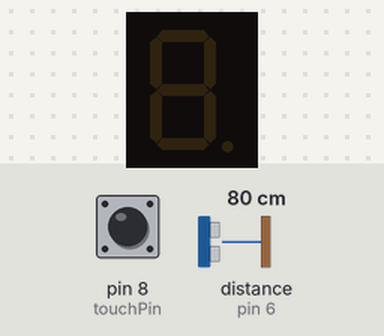
Recording of a sketch running on a simulated Arduino Uno, built with avr-gcc and run on an emulated ATmega328P. Shown: 1-digit seven-segment display. Wiring (inferred from the names in the program): 1-digit 7-segment display, segments lit when HIGH: segments pin 2, pin 3, pin 4, pin 5, pin 9, pin 10, pin 11, pin 12. Inputs (shaded band) come from the test bench; at power-on: pin 8 (touchPin) LOW, distance to the obstacle (sensor on pin 6) 80 cm. The echo pulse lasts 58.3 µs per cm; the segment pins are drawn as the display they are named for.

Above: at 1.2 s.
1.3 s: pin 8 (touchPin) pulled HIGH for 0.15 s
At 3.1 s:
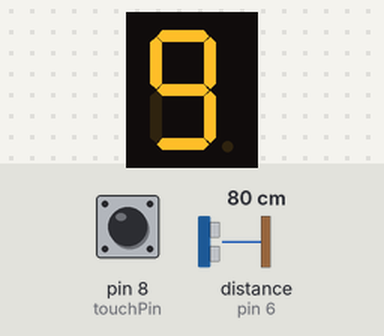
4.4 s: distance to the obstacle (sensor on pin 6) set to 12 cm
7.4 s: distance to the obstacle (sensor on pin 6) set to 9 cm
8.9 s: distance to the obstacle (sensor on pin 6) set to 18 cm
At 11.2 s:
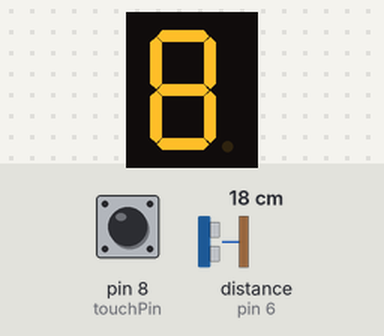
11.9 s: distance to the obstacle (sensor on pin 6) set to 2 cm
Timing chart, 0 to 14.4 s (numbered marks = the images above; inputs shaded):
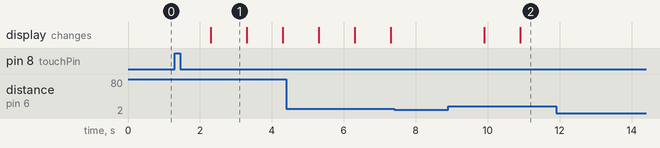

Measured:
- after the input at 1.3 s, the display: changes after 1.0 s (image 1)
- after the input at 7.4 s, every drawn part: stays the same
- after the input at 8.9 s, the display: first changes after 1.0 s (image 2 shows a later state)
- after the input at 11.9 s, every drawn part: stays the same
- what the display in image 1 shows lasts 1.0 s, from 2.3 s to 3.3 s

The sketch:

CountdownTimerwithObstacleActivatedReset.ino
```cpp
const int trigPin = 7;
const int echoPin = 6;
const int touchPin = 8;

// Define countdown timer
int countdownTime = 10;
const int obstacleDistanceThreshold = 10;
bool countdownActive = false;


const int segmentPins[] = {2, 3, 4, 5, 9, 10, 11, 12};


unsigned long startTime;
int displayValue = countdownTime;


void setupPins() {
  pinMode(trigPin, OUTPUT);
  pinMode(echoPin, INPUT);
  pinMode(touchPin, INPUT);
  for (int i = 0; i < 8; i++) {
    pinMode(segmentPins[i], OUTPUT);
  }
}

// Function to measure distance
int getDistance() {
  digitalWrite(trigPin, LOW);
  delayMicroseconds(2);
  digitalWrite(trigPin, HIGH);
  delayMicroseconds(10);
  digitalWrite(trigPin, LOW);

  long duration = pulseIn(echoPin, HIGH);
  int distance = duration * 0.034 / 2;
  return distance;
}


void displayNumber(int num) {
  const byte digitCode[10] = {
    0b11000000, // 0
    0b11111001, // 1
    0b10100100, // 2
    0b10110000, // 3
    0b10011001, // 4
    0b10010010, // 5
    0b10000010, // 6
    0b11111000, // 7
    0b10000000, // 8
    0b10010000  // 9
  };

  if (num >= 0 && num <= 9) {
    byte segments = digitCode[num];
    for (int i = 0; i < 8; i++) {
      digitalWrite(segmentPins[i], !(segments & (1 << i)));
    }
  }
}


void displayError() {
  byte errorCode = 0b10000110; // Code to display "E"
  for (int i = 0; i < 8; i++) {
    digitalWrite(segmentPins[i], !(errorCode & (1 << i)));
  }
}


void startCountdown() {
  countdownActive = true;
  startTime = millis();
}


void resetCountdownIfObstacleDetected() {
  if (getDistance() < obstacleDistanceThreshold) {
    startCountdown();
    displayValue = countdownTime;
  }
}
void updateCountdownDisplay() {
  int elapsed = (millis() - startTime) / 1000;
  displayValue = countdownTime - elapsed;
  if (displayValue >= 0) {
    displayNumber(displayValue);
  } else {
    countdownActive = false;
    displayError(); // Show "E" if countdown completes
  }
}

void setup() {
  setupPins();
  Serial.begin(9600);
  displayNumber(countdownTime);
}

void loop() {

  if (digitalRead(touchPin) == HIGH && !countdownActive) {
    startCountdown();
  }
  if (countdownActive) {
    resetCountdownIfObstacleDetected();
    updateCountdownDisplay();
  }
}
```
